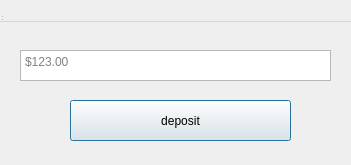
<?xml version="1.0" encoding="UTF-8"?>
<ui version="4.0">
 <class>DepositPage</class>
 <widget class="QDialog" name="DepositPage">
  <property name="geometry">
   <rect>
    <x>0</x>
    <y>0</y>
    <width>351</width>
    <height>165</height>
   </rect>
  </property>
  <property name="windowTitle">
   <string>Deposit Page</string>
  </property>
  <widget class="QMenuBar" name="menubar">
   <property name="geometry">
    <rect>
     <x>0</x>
     <y>0</y>
     <width>351</width>
     <height>22</height>
    </rect>
   </property>
  </widget>
  <widget class="QStatusBar" name="statusbar">
   <property name="geometry">
    <rect>
     <x>0</x>
     <y>0</y>
     <width>3</width>
     <height>22</height>
    </rect>
   </property>
  </widget>
  <widget class="QPushButton" name="depositButton">
   <property name="geometry">
    <rect>
     <x>70</x>
     <y>100</y>
     <width>221</width>
     <height>41</height>
    </rect>
   </property>
   <property name="text">
    <string>deposit</string>
   </property>
  </widget>
  <widget class="QTextEdit" name="depositTextEdit">
   <property name="geometry">
    <rect>
     <x>20</x>
     <y>50</y>
     <width>311</width>
     <height>31</height>
    </rect>
   </property>
   <property name="placeholderText">
    <string>$123.00</string>
   </property>
  </widget>
 </widget>
 <resources/>
 <connections/>
</ui>
